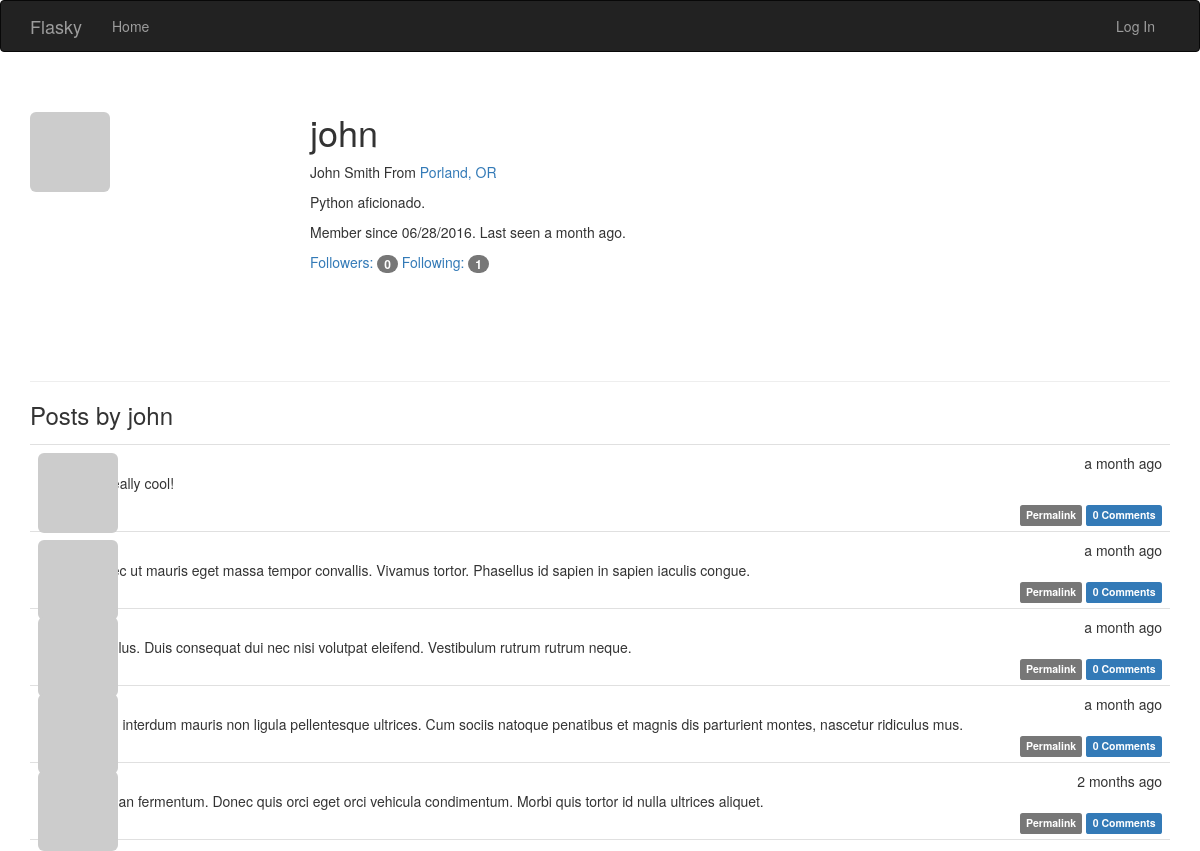
Page /user/john on the earlier database version.
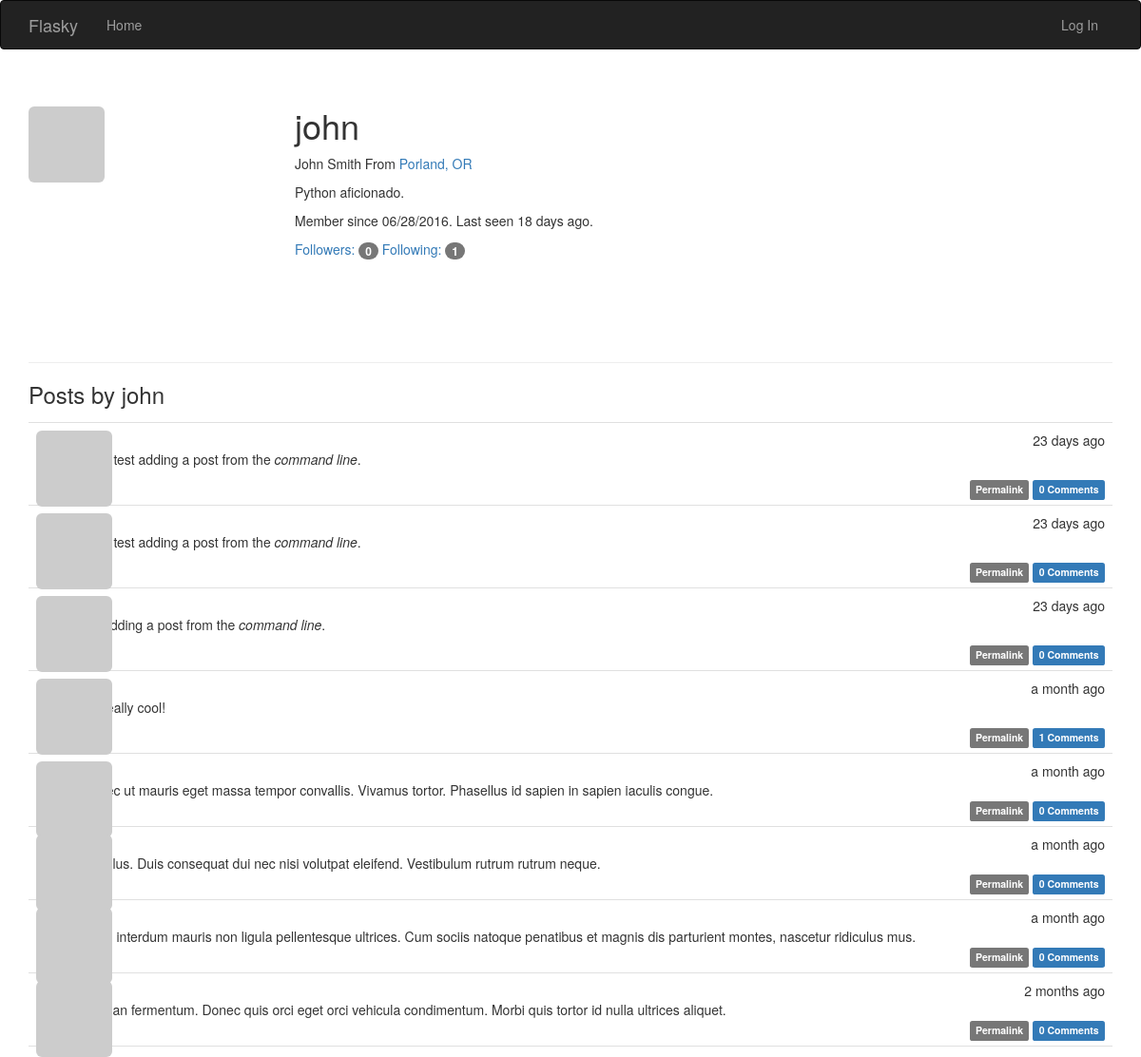
Same page on the later database version.
### app/models.py (models this page shows, shortened)
class User(UserMixin, db.Model):
    __tablename__ = 'users'
    id = db.Column(db.Integer, primary_key = True)
    email = db.Column(db.String(64), unique = True, index = True)
    username = db.Column(db.String(64), unique = True, index = True)
    role_id = db.Column(db.Integer, db.ForeignKey('roles.id'))
    password_hash = db.Column(db.String(128))
    confirmed = db.Column(db.Boolean, default = False)
    name = db.Column(db.String(64))
    location = db.Column(db.String(64))
    about_me = db.Column(db.Text())
    member_since = db.Column(db.DateTime(), default = datetime.utcnow)
    last_seen = db.Column(db.DateTime(), default = datetime.utcnow)
    avatar_hash = db.Column(db.String(32))
    posts = db.relationship('Post', backref = 'author', lazy = 'dynamic')
    followed = db.relationship('Follow',
                               foreign_keys = [Follow.follower_id],
                               backref = db.backref('follower', lazy = 'joined'),
                               lazy = 'dynamic',
                               cascade = 'all, delete-orphan')
    followers = db.relationship('Follow',
                                foreign_keys = [Follow.followed_id],
                                backref = db.backref('followed', lazy = 'joined'),
                                lazy = 'dynamic',
                                cascade = 'all, delete-orphan')
    comments = db.relationship('Comment', backref = 'author', lazy = 'dynamic')
    @property
    def password(self):
        raise AttributeError('password is not a readable attribute')
    def gravatar(self, size = 100, default = 'identicon', rating = 'g'):
        if request.is_secure:
            url = 'https://cn.gravatar.com/avatar'
        else:
            url = 'http://cn.gravatar.com/avatar'
        hash = self.avatar_hash or hashlib.md5(self.email.encode('utf-8')).hexdigest()
        return '{url}/{hash}?s={size}&d={default}&r={rating}'.format(
            url = url, hash = hash, size = size, default = default, rating = rating)

class Post(db.Model):
    __tablename__ = 'posts'
    id = db.Column(db.Integer, primary_key = True)
    body = db.Column(db.Text)
    timestamp = db.Column(db.DateTime, index = True, default = datetime.utcnow)
    author_id = db.Column(db.Integer, db.ForeignKey('users.id'))
    body_html = db.Column(db.Text)
    comments = db.relationship('Comment', backref = 'post', lazy= 'dynamic')

### app/main/views.py (the view)
@main.route('/user/<username>')
def user(username):
    user = User.query.filter_by(username = username).first()
    if user is None:
        abort(404)
    posts = user.posts.order_by(Post.timestamp.desc()).all()
    return render_template('user.html', user = user, posts=posts)

### app/auth/views.py (called while the page is built)
@auth.before_app_request
def before_request():
    if current_user.is_authenticated:
        current_user.ping()
        if not current_user.confirmed \
            and request.endpoint[:5] != 'auth.' \
            and request.endpoint != 'static':
            return redirect(url_for('auth.unconfirmed'))

### app/main/__init__.py (called while the page is built)
@main.app_context_processor
def inject_permissions():
    return dict(Permission = Permission)

### app/main/views.py (called while the page is built)
@main.after_app_request
def after_request(response):
    for query in get_debug_queries():
        if query.duration >= current_app.config['FLASKY_SLOW_DB_QUERY_TIME']:
            current_app.logger.warning(
                'Slow query: %s\nParameters: %s\nDuration: %fs\nContext: %s\n' %
                     (query.statement, query.parameters, query.duration,
                         query.context))
    return response

### app/models.py (called while the page is built)
    def can(slef, permissions):
        return False

    def is_administrator(self):
        return False

### app/templates/user.html (shortened to what this page needs)
{% extends "base.html" %}
{% block page_content %}
<div class="page-header">
    <img class="img-rounded profile-thumbnail" src="{{ user.gravatar(size=256) }}">
    <div class="profile-header">
        <h1>{{ user.username }}</h1>
        {% if user.name or user.location %}
        <p>
            {% if user.name %}{{ user.name }}{% endif %}
            {% if user.location %}
                From <a href = "http://maps.google.com/?q={{ user.location }}">
                    {{ user.location }}
                </a>
            {% endif %}
        </p>
        {% endif %}
        {% if user.about_me %}<p>{{ user.about_me }}</p>{% endif %}
        <p>
            Member since {{ moment(user.member_since).format('L') }}.
            Last seen {{ moment(user.last_seen).fromNow() }}.
        </p>
        <p>
        <a href="{{ url_for('.followers', username=user.username) }}">Followers: <span class="badge">{{ user.followers.count() - 1}}</span></a>
        <a href="{{ url_for('.followed_by', username=user.username) }}">Following: <span class="badge">{{ user.followed.count() - 1}}</span></a>
        </p>
    </div>
</div>
<h3>Posts by {{ user.username }}</h3>
{% include '_posts.html' %}
{% endblock %}

### app/templates/base.html (shortened to what this page needs)
{% extends "bootstrap/base.html" %}
{% block head %}
{{ super() }}
<link rel="stylesheet" type="text/css" href="{{ url_for('static', filename='styles.css') }}">
{% endblock %}
{% block navbar %}
<div class="navbar navbar-inverse" role="navigation">
    <div class="container">
        <div class="navbar-header">
            <a class="navbar-brand" href="{{ url_for('main.index') }}">Flasky</a>
        </div>
        <div class="navbar-collapse collapse">
            <ul class="nav navbar-nav">
                <li><a href="{{ url_for('main.index') }}">Home</a></li>
            </ul>
            <ul class="nav navbar-nav navbar-right">
                {% if current_user.is_authenticated %}
                <li class="dropdown">
                    <a href='#' class="dropdown-toggle" data-toggle="dropdown">
                        <img src="{{ current_user.gravatar(size=18) }}">
                        Account <b class="caret"></b>
                    </a>
                    <ul class="dropdown-menu">
                        <li><a href="{{ url_for('auth.change_password')}}">Change Password</a></li>
                        <li><a href="{{ url_for('auth.change_email_request')}}">Change Email</a></li>
                        <li><a href="{{ url_for('auth.logout') }}">Log Out</a></li>
                    </ul>
                </li>
                {% else %}
                <li><a href="{{ url_for('auth.login') }}">Log In</a></li>
                {% endif %}
            </ul>
        </div>
    </div>
</div>
{% endblock %}
{% block content %}
<div class="container">
    {% block page_content %}{% endblock %}
</div>
{% endblock %}

### app/templates/_posts.html (shortened to what this page needs)
<ul class="posts">
    {% for post in posts %}
    <li class="post">
        <div class="post-thumbnail">
            <a href="{{ url_for('.user', username=post.author.username) }}">
                <img class="img-rounded profile-thumbnail" src="{{ post.author.gravatar(size=40) }}">
            </a>
        </div>
        <div class="post-content">
            <div class="post-date">{{ moment(post.timestamp).fromNow() }}</div>
            <div class="post-author"><a href="{{ url_for('.user', username=post.author.username) }}">{{ post.author.username }}</a></div>
            <div class="post-body">
                {% if post.body_html %}
                    {{ post.body_html | safe }}
                {% else %}
                    {{ post.body }}
                {% endif %}
            </div>
            <div class="post-footer">
                <a href="{{ url_for('.post', id=post.id) }}">
                    <span class="label label-default">Permalink</span>
                </a>
                <a href="{{ url_for('.post', id=post.id )}}#comments">
                    <span class="label label-primary">{{ post.comments.count() }} Comments</span>
                </a>
            </div>
        </div>
    </li>
    {% endfor %}
</ul>

### app/static/styles.css (style rules this page uses)
.profile-thumbnail { position: absolute; }
.profile-header { min-height: 260px; margin-left: 280px; }
ul.posts { list-style-type: none; padding: 0px; margin: 16px 0px 0px 0px; border-top: 1px solid #e0e0e0; }
ul.posts li.post { padding: 8px; border-bottom: 1px solid #e0e0e0; }
div.post-date { float: right; }
div.post-author { font-weight: bold; }
div.post-thumbnail { position: absolute; }
div.post-content { margin-left: 48px; min-height: 48px; }
div.post-footer { text-align: right; }

Differences in the rows shown:
changed User "john": last_seen "a month ago" → "18 days ago"
added Post: timestamp "23 days ago", body_html "I just test adding a post from the command line .", comments.count "0"
added Post: timestamp "23 days ago", body_html "I just test adding a post from the command line .", comments.count "0"
added Post: timestamp "23 days ago", body_html "I'm adding a post from the command line .", comments.count "0"
computed for Post "It's really cool!": comments.count "0" → "1"
